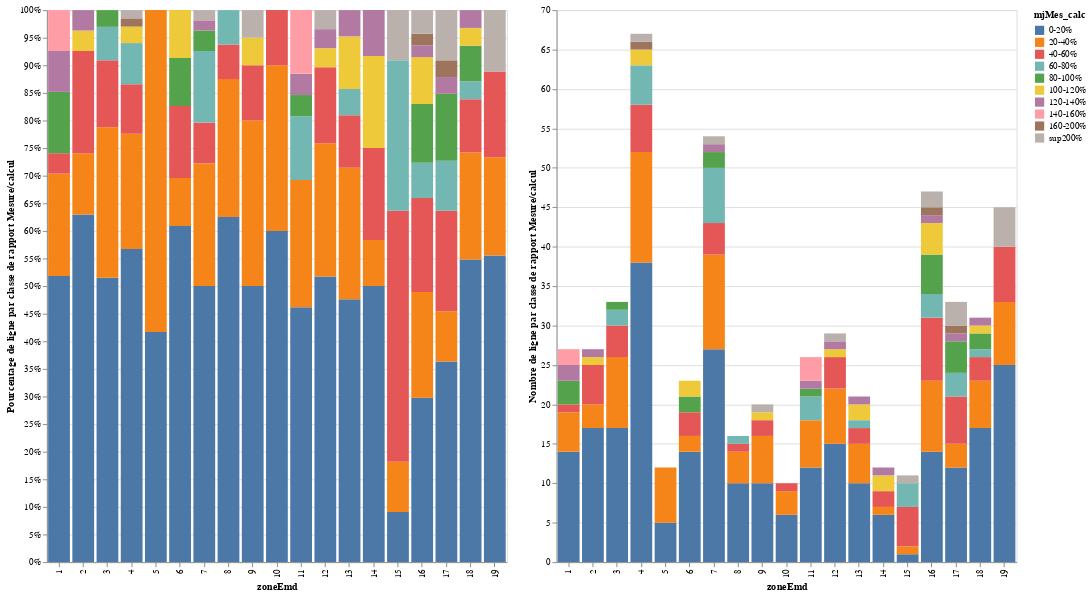

Notebook cell for this chart:
### Code cell
#visu de répartition des extimation de trafic en fonction de l'écart avec la réalité, par zone EMD
labels=['0-20%','20-40%', '40-60%', '60-80%','80-100%','100-120%', '120-140%','140-160%','160-200%','sup200%']
listGrpZone=[]
for s in statsAffiliationTrafic.SEC.unique() : 
    grpZone=pd.cut(statsAffiliationTrafic.loc[statsAffiliationTrafic.SEC==s].mjMes_calc, 
            bins=[0,0.2,0.4,0.6,0.8,1,1.2,1.4,1.6,2,100], labels=labels).rename_axis('nb_ligne').reset_index().groupby('mjMes_calc').count().reset_index()
    grpZone['zoneEmd']=s
    listGrpZone.append(grpZone)
donneesComplete=pd.concat(listGrpZone, axis=0)

listGrpZone=[]
for s in statsAffiliationTraficFiltreQuantile.SEC.unique() : 
    grpZone=pd.cut(statsAffiliationTraficFiltreQuantile.loc[statsAffiliationTraficFiltreQuantile.SEC==s].mjMes_calc, 
            bins=[0,0.2,0.4,0.6,0.8,1,1.2,1.4,1.6,2,100], labels=labels).rename_axis('nb_ligne').reset_index().groupby('mjMes_calc').count().reset_index()
    grpZone['zoneEmd']=s
    listGrpZone.append(grpZone)
donneesFiltree=pd.concat(listGrpZone, axis=0)

barNormalisees=alt.Chart(donneesComplete.reset_index(), width=500, height=600).mark_bar().encode(x='zoneEmd:N',
                                            y=alt.Y('nb_ligne:Q',stack="normalize", 
                                                    axis=alt.Axis(format='%', title='Pourcentage de ligne par classe de rapport Mesure/calcul'),
                                                   sort=labels),
                                            color=alt.Color('mjMes_calc', sort=labels),
                                           order = alt.Order('index'))
barAbsolues=alt.Chart(donneesComplete.reset_index(), width=500, height=600).mark_bar().encode(x='zoneEmd:N',
                                            y=alt.Y('nb_ligne:Q',sort=labels,axis=alt.Axis(title='Nombre de ligne par classe de rapport Mesure/calcul')),
                                            color=alt.Color('mjMes_calc', sort=labels),
                                           order = alt.Order('index'))
barNormalisees | barAbsolues

### Figure 1 — Vega-Lite specification as saved in the notebook (floating-point values rounded to 4 significant figures; data arrays with more than 128 entries replaced by an {"elided": "..."} marker saying what was removed)
{"config": {"view": {"continuousWidth": 400, "continuousHeight": 300}}, "hconcat": [{"data": {"name": "data-aa697730d4512f7b6356611c6d7ec237"}, "mark": "bar", "encoding": {"color": {"type": "nominal", "field": "mjMes_calc", "sort": ["0-20%", "20-40%", "40-60%", "60-80%", "80-100%", "100-120%", "120-140%", "140-160%", "160-200%", "sup200%"]}, "order": {"type": "quantitative", "field": "index"}, "x": {"type": "nominal", "field": "zoneEmd"}, "y": {"type": "quantitative", "axis": {"format": "%", "title": "Pourcentage de ligne par classe de rapport Mesure/calcul"}, "field": "nb_ligne", "sort": ["0-20%", "20-40%", "40-60%", "60-80%", "80-100%", "100-120%", "120-140%", "140-160%", "160-200%", "sup200%"], "stack": "normalize"}}, "height": 600, "width": 500}, {"data": {"name": "data-aa697730d4512f7b6356611c6d7ec237"}, "mark": "bar", "encoding": {"color": {"type": "nominal", "field": "mjMes_calc", "sort": ["0-20%", "20-40%", "40-60%", "60-80%", "80-100%", "100-120%", "120-140%", "140-160%", "160-200%", "sup200%"]}, "order": {"type": "quantitative", "field": "index"}, "x": {"type": "nominal", "field": "zoneEmd"}, "y": {"type": "quantitative", "axis": {"title": "Nombre de ligne par classe de rapport Mesure/calcul"}, "field": "nb_ligne", "sort": ["0-20%", "20-40%", "40-60%", "60-80%", "80-100%", "100-120%", "120-140%", "140-160%", "160-200%", "sup200%"]}}, "height": 600, "width": 500}], "$schema": "https://vega.github.io/schema/vega-lite/v4.8.1.json", "datasets": {"data-aa697730d4512f7b6356611c6d7ec237": {"elided": "190 records"}}}
